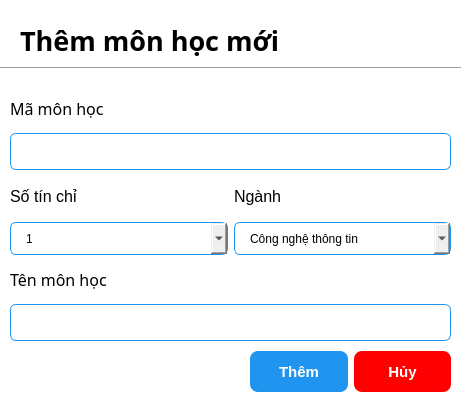
<?xml version="1.0" encoding="UTF-8"?>
<ui version="4.0">
 <class>Dialog</class>
 <widget class="QDialog" name="Dialog">
  <property name="geometry">
   <rect>
    <x>0</x>
    <y>0</y>
    <width>466</width>
    <height>400</height>
   </rect>
  </property>
  <property name="windowTitle">
   <string>Dialog</string>
  </property>
  <property name="styleSheet">
   <string notr="true">QDialog {
	background-color: white;
}

QLineEdit {
	border: 1px solid rgb(31, 149, 239);
	border-radius: 6px;
	padding-left: 15px;
	height: 35px;
}

QDateEdit {
	border: 1px solid rgb(31, 149, 239);
	border-radius: 6px;
	padding-left: 15px;
	height: 31px;
}

QComboBox {
	border: 1px solid rgb(31, 149, 239);
	border-radius: 6px;
	padding-left: 15px;
	height: 31px;
}</string>
  </property>
  <widget class="Line" name="line">
   <property name="geometry">
    <rect>
     <x>0</x>
     <y>60</y>
     <width>461</width>
     <height>16</height>
    </rect>
   </property>
   <property name="orientation">
    <enum>Qt::Horizontal</enum>
   </property>
  </widget>
  <widget class="QWidget" name="layoutWidget">
   <property name="geometry">
    <rect>
     <x>10</x>
     <y>90</y>
     <width>441</width>
     <height>251</height>
    </rect>
   </property>
   <layout class="QVBoxLayout" name="verticalLayout_8">
    <item>
     <layout class="QVBoxLayout" name="verticalLayout">
      <item>
       <widget class="QLabel" name="label_2">
        <property name="font">
         <font>
          <family>Poppins</family>
          <pointsize>12</pointsize>
         </font>
        </property>
        <property name="text">
         <string>Mã môn học</string>
        </property>
       </widget>
      </item>
      <item>
       <widget class="QLineEdit" name="courseIDEdit">
        <property name="minimumSize">
         <size>
          <width>0</width>
          <height>20</height>
         </size>
        </property>
       </widget>
      </item>
     </layout>
    </item>
    <item>
     <layout class="QHBoxLayout" name="horizontalLayout">
      <item>
       <layout class="QVBoxLayout" name="verticalLayout_2">
        <item>
         <widget class="QLabel" name="label_5">
          <property name="font">
           <font>
            <pointsize>12</pointsize>
           </font>
          </property>
          <property name="text">
           <string>Số tín chỉ</string>
          </property>
         </widget>
        </item>
        <item>
         <widget class="QComboBox" name="numCredit_comboBox">
          <item>
           <property name="text">
            <string>1</string>
           </property>
          </item>
          <item>
           <property name="text">
            <string>2</string>
           </property>
          </item>
          <item>
           <property name="text">
            <string>3</string>
           </property>
          </item>
          <item>
           <property name="text">
            <string>4</string>
           </property>
          </item>
         </widget>
        </item>
       </layout>
      </item>
      <item>
       <layout class="QVBoxLayout" name="verticalLayout_3">
        <item>
         <widget class="QLabel" name="label_6">
          <property name="font">
           <font>
            <pointsize>12</pointsize>
           </font>
          </property>
          <property name="text">
           <string>Ngành</string>
          </property>
         </widget>
        </item>
        <item>
         <widget class="QComboBox" name="courseMajor_comboBox">
          <item>
           <property name="text">
            <string>Công nghệ thông tin</string>
           </property>
          </item>
          <item>
           <property name="text">
            <string>Hệ thống thông tin</string>
           </property>
          </item>
          <item>
           <property name="text">
            <string>Khoa học máy tính</string>
           </property>
          </item>
         </widget>
        </item>
       </layout>
      </item>
     </layout>
    </item>
    <item>
     <layout class="QVBoxLayout" name="verticalLayout_5">
      <item>
       <widget class="QLabel" name="label_3">
        <property name="font">
         <font>
          <family>Poppins</family>
          <pointsize>12</pointsize>
         </font>
        </property>
        <property name="text">
         <string>Tên môn học</string>
        </property>
       </widget>
      </item>
      <item>
       <widget class="QLineEdit" name="courseNameEdit">
        <property name="minimumSize">
         <size>
          <width>0</width>
          <height>20</height>
         </size>
        </property>
       </widget>
      </item>
     </layout>
    </item>
   </layout>
  </widget>
  <widget class="QWidget" name="layoutWidget_2">
   <property name="geometry">
    <rect>
     <x>250</x>
     <y>350</y>
     <width>201</width>
     <height>43</height>
    </rect>
   </property>
   <layout class="QHBoxLayout" name="horizontalLayout_2">
    <item>
     <widget class="QPushButton" name="add_Btn">
      <property name="minimumSize">
       <size>
        <width>0</width>
        <height>41</height>
       </size>
      </property>
      <property name="styleSheet">
       <string notr="true">QPushButton {
	background-color: rgb(31, 149, 239);
	color: white;
	border: none;
	border-radius: 8px;
	font-weight: bold;
	font-size: 15px;
}</string>
      </property>
      <property name="text">
       <string>Thêm</string>
      </property>
     </widget>
    </item>
    <item>
     <widget class="QPushButton" name="cancel_Btn">
      <property name="minimumSize">
       <size>
        <width>0</width>
        <height>41</height>
       </size>
      </property>
      <property name="styleSheet">
       <string notr="true">QPushButton {
	background-color: red;
	color: white;
	border: none;
	border-radius: 8px;
	font-weight: bold;
	font-size: 15px;
}</string>
      </property>
      <property name="text">
       <string>Hủy</string>
      </property>
     </widget>
    </item>
   </layout>
  </widget>
  <widget class="QLabel" name="label">
   <property name="geometry">
    <rect>
     <x>20</x>
     <y>20</y>
     <width>301</width>
     <height>41</height>
    </rect>
   </property>
   <property name="font">
    <font>
     <family>Poppins</family>
     <pointsize>20</pointsize>
     <weight>75</weight>
     <bold>true</bold>
    </font>
   </property>
   <property name="text">
    <string>Thêm môn học mới</string>
   </property>
  </widget>
 </widget>
 <resources/>
 <connections/>
</ui>
